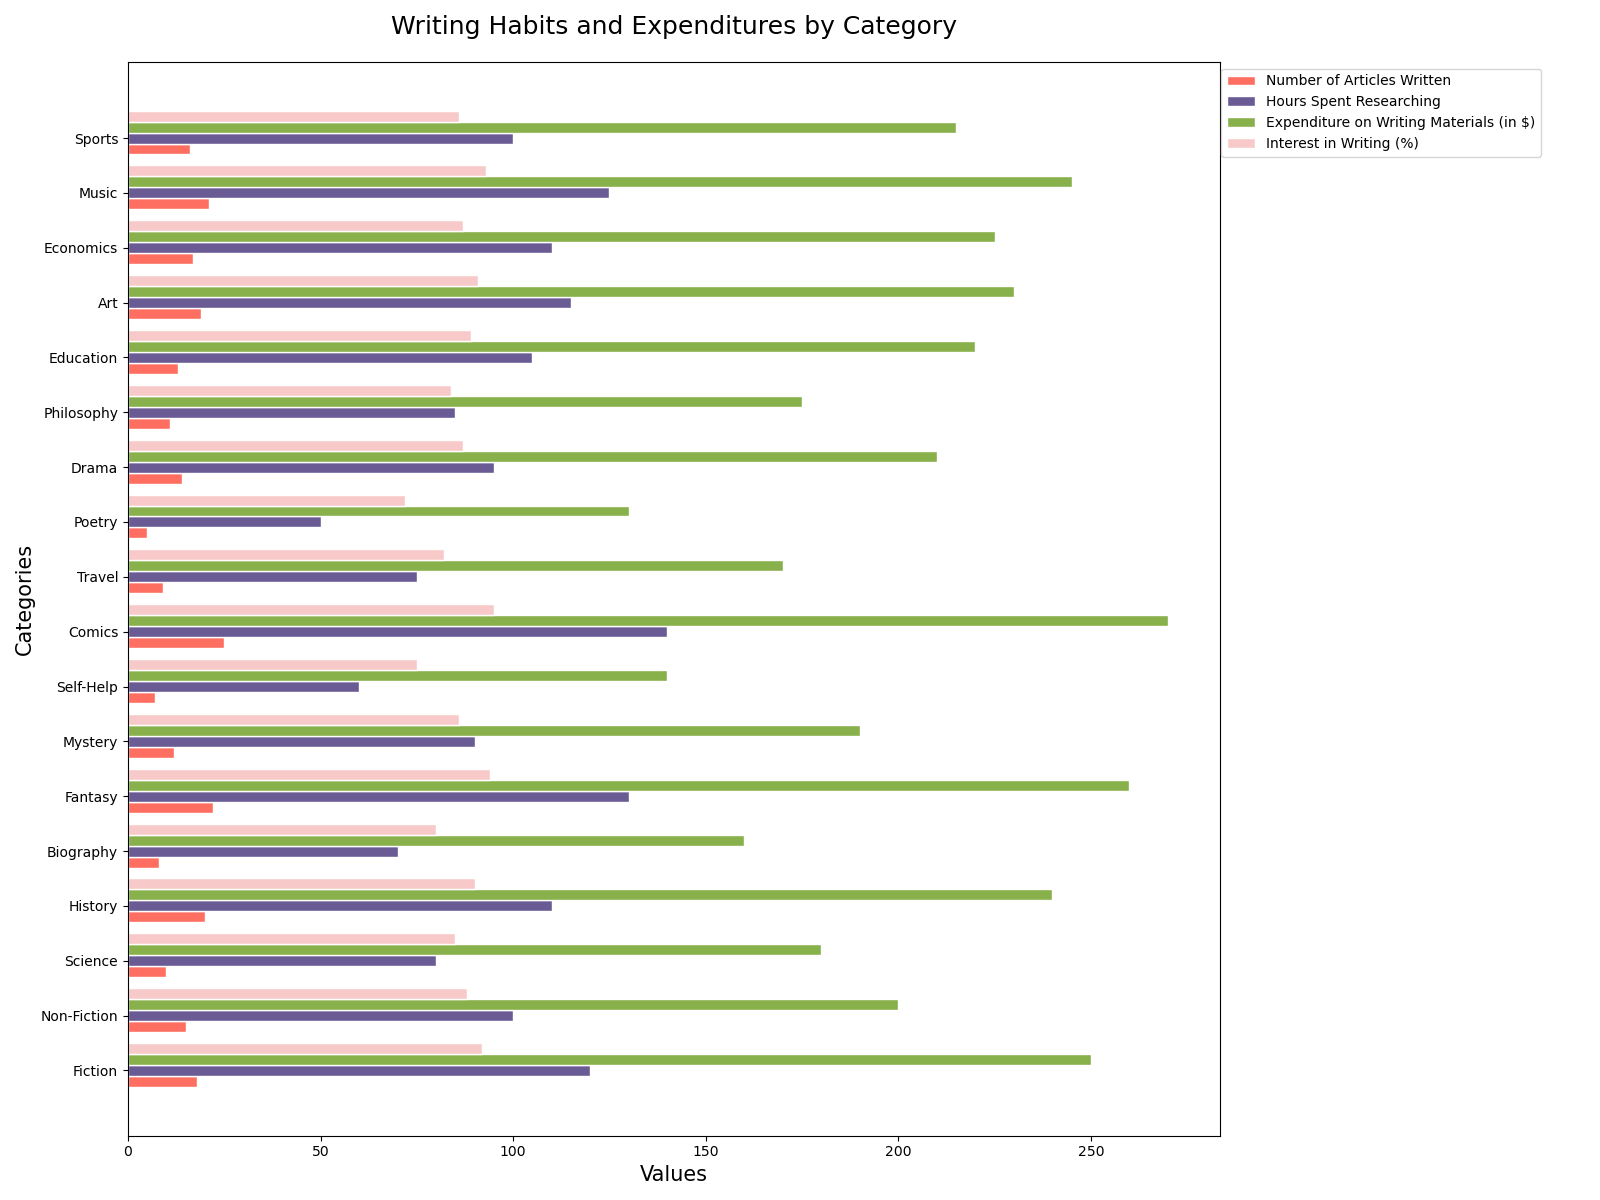

This figure's Python source:

import matplotlib.pyplot as plt
import pandas as pd

data = {
    "Category": ["Fiction", "Non-Fiction", "Science", "History", "Biography", "Fantasy", "Mystery", "Self-Help", "Comics", "Travel", "Poetry", "Drama", "Philosophy", "Education", "Art", "Economics", "Music", "Sports"],
    "Number of Articles Written": [18, 15, 10, 20, 8, 22, 12, 7, 25, 9, 5, 14, 11, 13, 19, 17, 21, 16],
    "Hours Spent Researching": [120, 100, 80, 110, 70, 130, 90, 60, 140, 75, 50, 95, 85, 105, 115, 110, 125, 100],
    "Expenditure on Writing Materials (in $)": [250, 200, 180, 240, 160, 260, 190, 140, 270, 170, 130, 210, 175, 220, 230, 225, 245, 215],
    "Interest in Writing (%)": [92, 88, 85, 90, 80, 94, 86, 75, 95, 82, 72, 87, 84, 89, 91, 87, 93, 86]
}

df = pd.DataFrame(data)

fig, ax = plt.subplots(figsize=(16, 12))

bar_height = 0.2

indices = df.index
r1 = range(len(indices))
r2 = [x + bar_height for x in r1]
r3 = [x + bar_height for x in r2]
r4 = [x + bar_height for x in r3]

ax.barh(r1, df['Number of Articles Written'], color='#FF6F61', edgecolor='white', height=bar_height, label='Number of Articles Written')
ax.barh(r2, df['Hours Spent Researching'], color='#6B5B95', edgecolor='white', height=bar_height, label='Hours Spent Researching')
ax.barh(r3, df['Expenditure on Writing Materials (in $)'], color='#88B04B', edgecolor='white', height=bar_height, label='Expenditure on Writing Materials (in $)')
ax.barh(r4, df['Interest in Writing (%)'], color='#F7CAC9', edgecolor='white', height=bar_height, label='Interest in Writing (%)')

ax.set_xlabel('Values', fontsize=15)
ax.set_ylabel('Categories', fontsize=15)
ax.set_title('Writing Habits and Expenditures by Category', fontsize=18, pad=20)

ax.set_yticks([r + bar_height for r in range(len(r1))])
ax.set_yticklabels(df['Category'])

ax.legend(loc='upper right', bbox_to_anchor=(1.3, 1))
plt.tight_layout()
plt.show()
